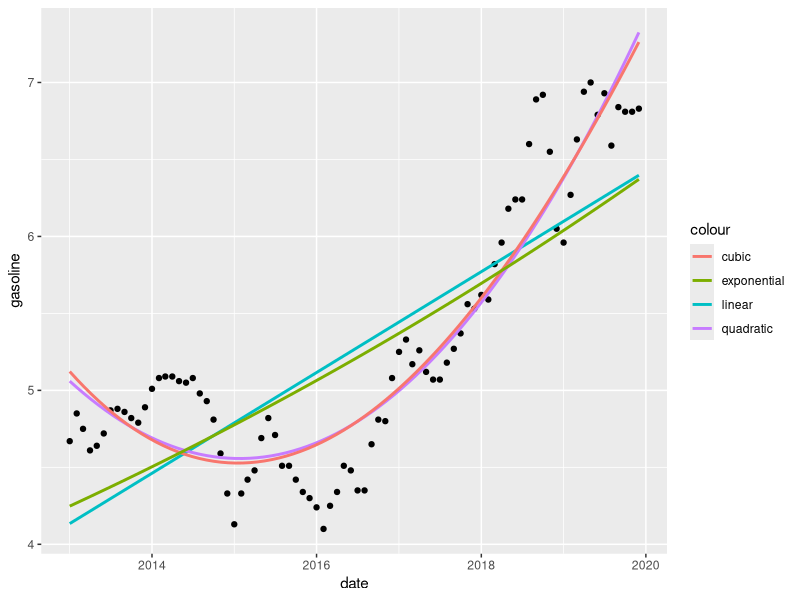
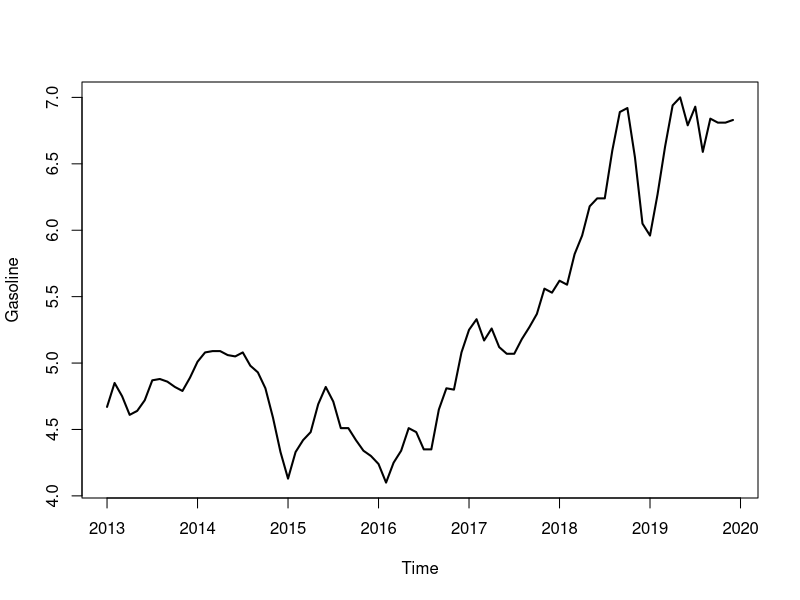
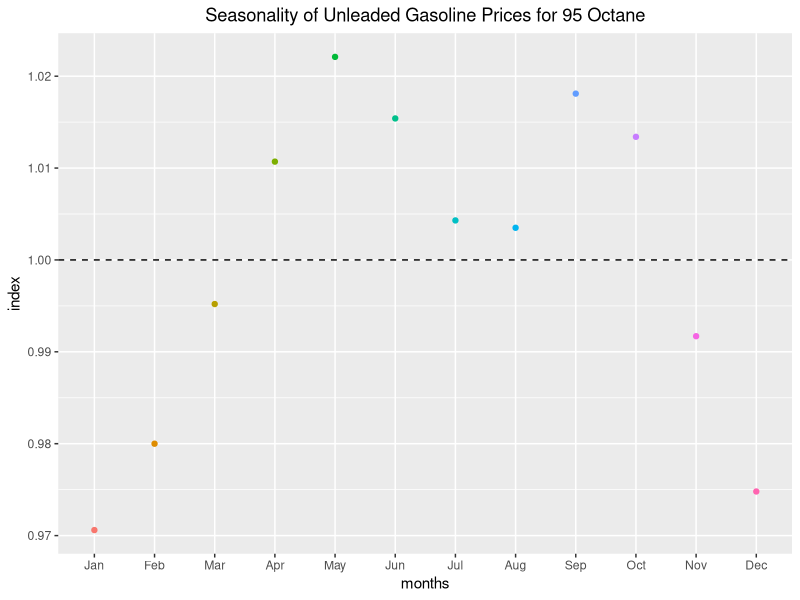
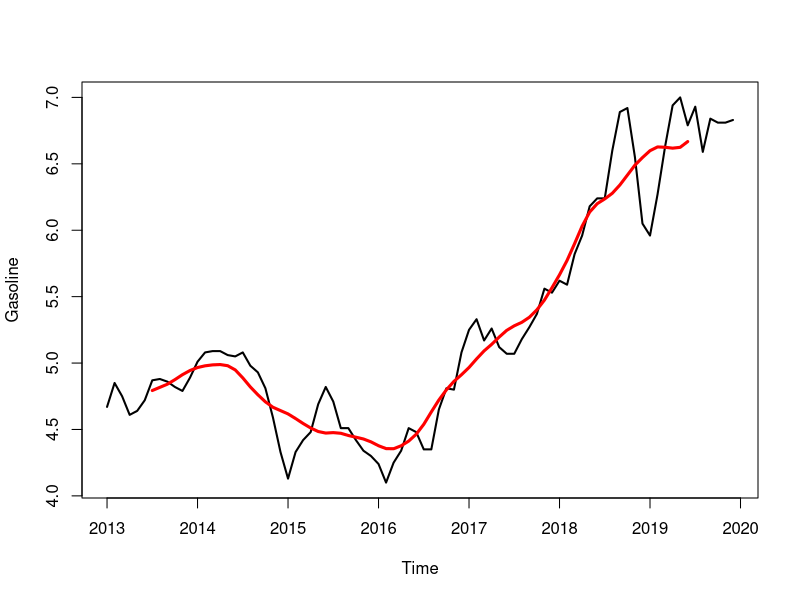
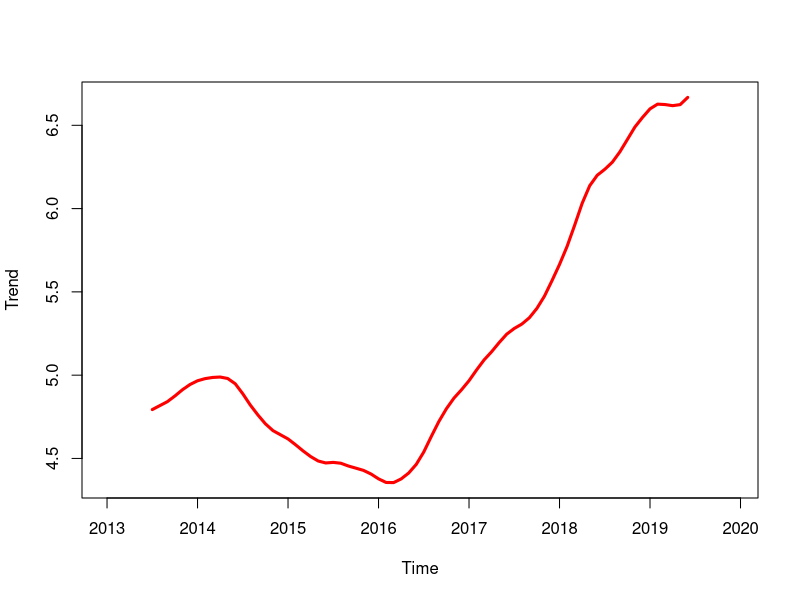
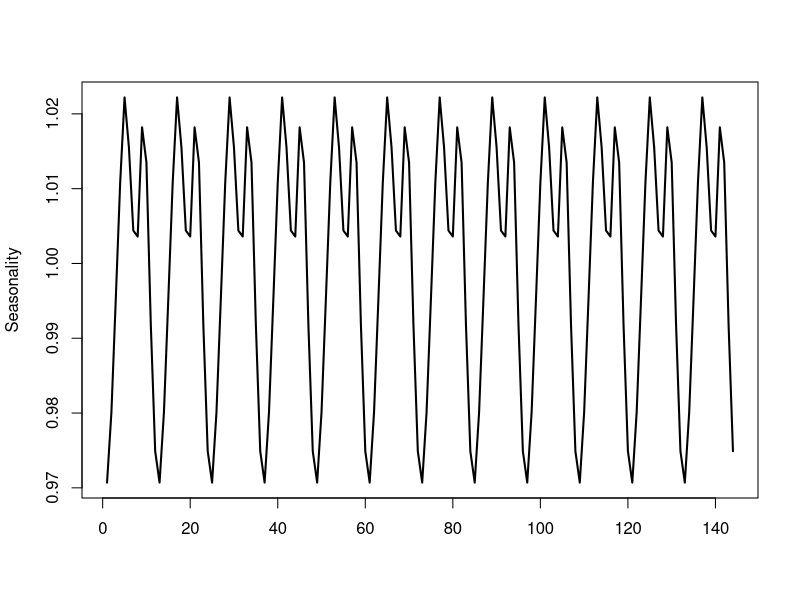
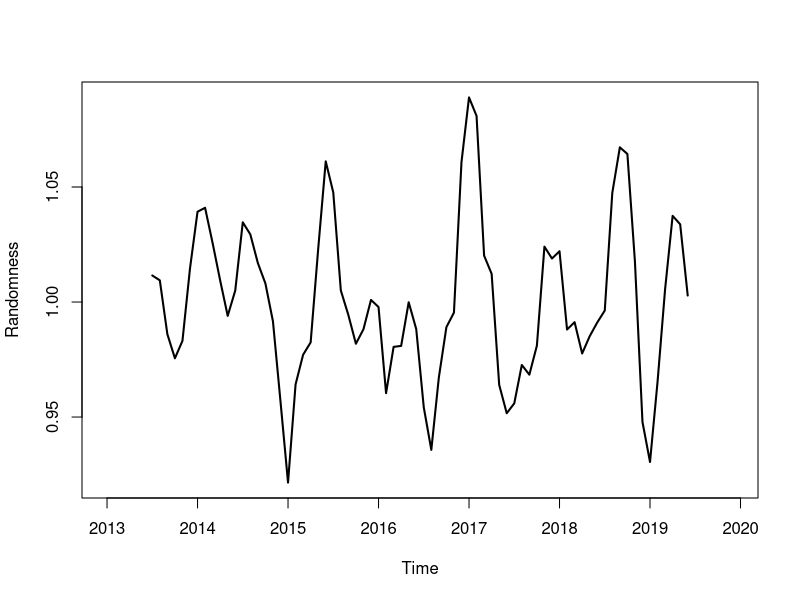

These charts were generated, in order, by the following R code:
library(tidyverse)
library(purrr)
library(readxl)
library(forecast)

gasoline_df <- read_excel("data/gasoline_df.xlsx")
gasoline_df$date <- as.Date(gasoline_df$date, format = "%y/%m/%d")

#exponential trend model
exp.model <- lm(log(gasoline)~date,data = gasoline_df) 
exp.model.df <- data.frame(x=gasoline_df$date,
                           y=exp(fitted(exp.model)))
ggplot(gasoline_df, aes(x = date, y = gasoline)) + geom_point() +
  stat_smooth(method = 'lm', aes(colour = 'linear'), se = FALSE) +
  stat_smooth(method = 'lm', formula = y ~ poly(x,2), aes(colour = 'quadratic'), se= FALSE) +
  stat_smooth(method = 'lm', formula = y ~ poly(x,3), aes(colour = 'cubic'), se = FALSE)+
  stat_smooth(data=exp.model.df, method = 'loess',aes(x,y,colour = 'exponential'), se = FALSE) 

model_linear <- lm(data = gasoline_df,gasoline~date)
model_exponential <- lm(data = gasoline_df,log(gasoline)~date)

  #Model variables

  model_quadratic <- lm(data = gasoline_df,gasoline~poly(date,2))
  model_cubic <- lm(data = gasoline_df,gasoline~poly(date,3))
  
  #adjusted coefficients of determination

  adj_r_squared_linear <- summary(model_linear) %>% 
    .$adj.r.squared  
  
    y_predicted <- model_exponential$fitted.values %>% 
    map_dbl(~exp(.+0.09939^2/2))
  r_squared_exponential <- (cor(y_predicted,gasoline_df$gasoline))^2
  
  adj_r_squared_exponential <- 1-(1-r_squared_exponential)*
    ((nrow(gasoline_df)-1)/(nrow(gasoline_df)-1-1))
  
  adj_r_squared_quadratic <- summary(model_quadratic) %>% 
    .$adj.r.squared
  
  adj_r_squared_cubic <- summary(model_cubic) %>% 
    .$adj.r.squared
  
  adj_r_squared_all <- c(linear=round(adj_r_squared_linear,4),
                         exponential=round(adj_r_squared_exponential,4),
                         quadratic=round(adj_r_squared_quadratic,4),
                         cubic=round(adj_r_squared_cubic,4))
  adj_r_squared_all
  
  
  #we create a time series variable for the plot
  gasoline_ts <- ts(gasoline_df$gasoline,start = c(2013,1),end = c(2019,12),frequency = 12)
  #The plot have all the components of the series(T, S, I)
  plot(gasoline_ts,lwd=2,ylab="Gasoline")
  
  gasoline_trend <- forecast::ma(gasoline_ts,12)
  gasoline_detrend <- gasoline_ts/gasoline_trend
  
  unadjusted_seasonality <- sapply(1:12, function(x) mean(window(gasoline_detrend,c(2013,x),c(2019,12),deltat=1),na.rm = TRUE)) %>% round(4)
  adjusted_seasonality <- (unadjusted_seasonality*(12/sum(unadjusted_seasonality))) %>% 
    round(4)
  
  #building a data frame to plot in ggplot
  adjusted_seasonality_df <- data_frame(
    months=month.abb,
    index=adjusted_seasonality)
  
  #converting char month names to factor sequentially
  adjusted_seasonality_df$months <- factor(adjusted_seasonality_df$months,levels = month.abb)
  
  ggplot(data = adjusted_seasonality_df,mapping = aes(x=months,y=index))+
    geom_point(aes(colour=months))+
    geom_hline(yintercept=1,linetype="dashed")+
    theme(legend.position = "none")+
    ggtitle("Seasonality of Unleaded Gasoline Prices for 95 Octane")+
    theme(plot.title = element_text(h=0.5))
  
  #Trend is shown by red line
  plot(gasoline_ts,lwd=2,ylab="Gasoline")+
    lines(gasoline_trend,col="red",lwd=3)
    plot(gasoline_trend,lwd=3,col="red",ylab="Trend")
    plot(as.ts(rep(unadjusted_seasonality,12)),lwd=2,ylab="Seasonality",xlab="")
    randomness <- gasoline_ts/(gasoline_trend*unadjusted_seasonality)
  plot(randomness,ylab="Randomness",lwd=2)
  
    